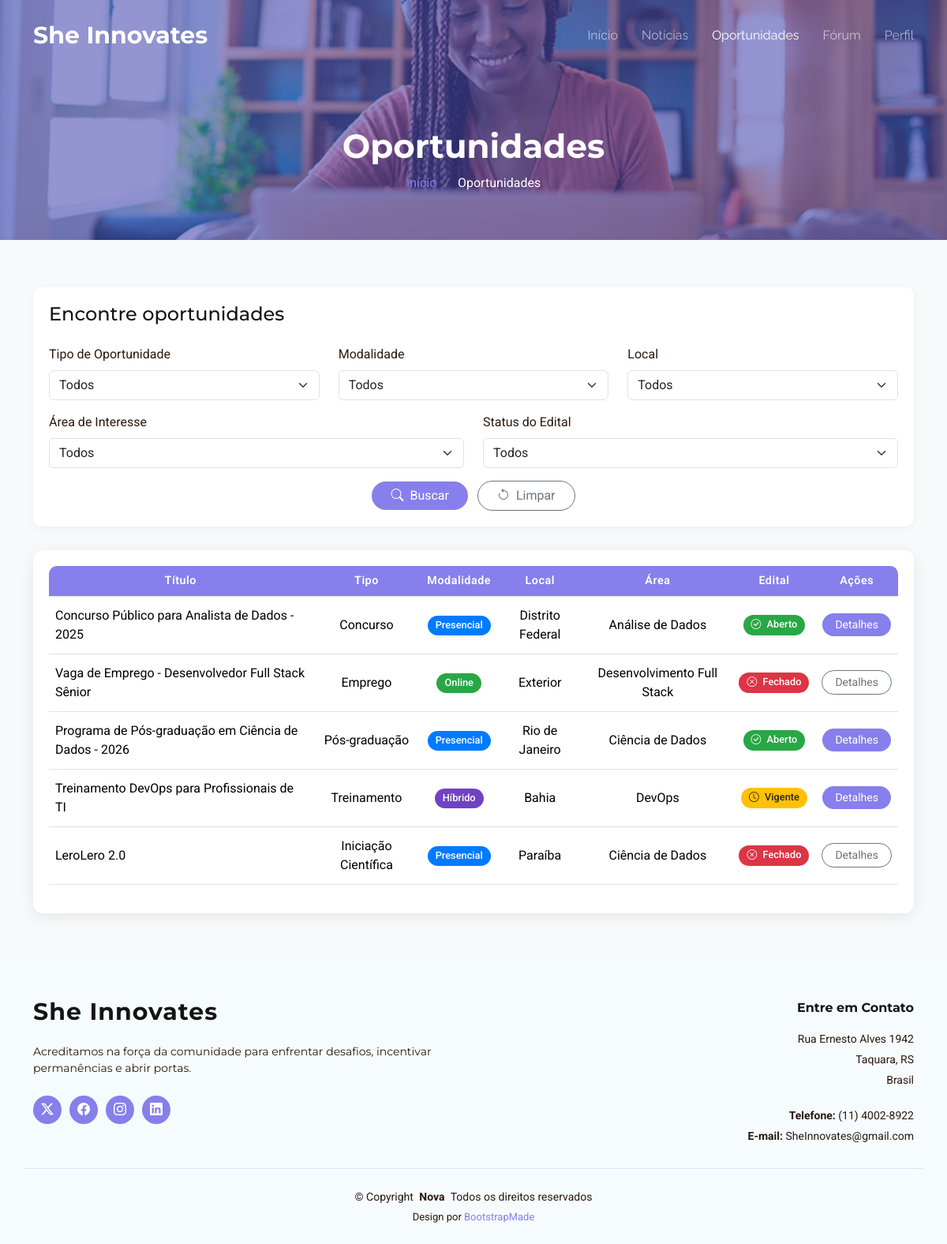
The page /Back-End-Projeto-Integrador/UserCadastrado/oportunidadesUserCad.php on the database its author committed.
### tables this page shows
CREATE TABLE `oportunidades` (
  `id_oportunidade` int NOT NULL,
  `titulo` varchar(60) NOT NULL,
  `tipo` varchar(50) NOT NULL,
  `modalidade` varchar(50) NOT NULL,
  `local` varchar(100) NOT NULL,
  `area` varchar(100) NOT NULL,
  `data_abertura` date NOT NULL,
  `data_fechamento` date NOT NULL,
  `link_detalhes` varchar(500) NOT NULL,
  `status_edital` varchar(50) NOT NULL
);

### Back-End-Projeto-Integrador/controleTabela/tabelaoportunidadesUserCad.php (the view)
<div class="table-responsive" data-aos="fade-up">
    <table class="table table-hover align-middle" id="opportunities-table">
        <thead>
            <tr class="text-center">
                <th style="border-top-left-radius: 10px;">Título</th>
                <th>Tipo</th>
                <th>Modalidade</th>
                <th>Local</th>
                <th>Área</th>
                <th>Edital</th>
                <th style="border-top-right-radius: 10px;">Ações</th>
            </tr>
        </thead>
        <tbody>
            <?php
            require("../Include/conexao.php");
            $sql = "SELECT * FROM oportunidades";
            $result = mysqli_query($con, $sql);
            if (mysqli_num_rows($result) > 0) {
                while ($oportunidade = mysqli_fetch_assoc($result)) {
                    $badgeClass = '';
                    if ($oportunidade['modalidade'] === 'Online') $badgeClass = 'badge-online';
                    else if ($oportunidade['modalidade'] === 'Presencial') $badgeClass = 'badge-presencial';
                    else if ($oportunidade['modalidade'] === 'Híbrido') $badgeClass = 'badge-hibrido';
                    $statusClass = '';
                    $statusIcon = '';
                    if ($oportunidade['status_edital'] === 'Aberto') {
                        $statusClass = 'badge-aberto';
                        $statusIcon = 'bi-check-circle';
                    } else if ($oportunidade['status_edital'] === 'Vigente') {
                        $statusClass = 'badge-vigente';
                        $statusIcon = 'bi-clock';
                    } else if ($oportunidade['status_edital'] === 'Fechado') {
                        $statusClass = 'badge-fechado';
                        $statusIcon = 'bi-x-circle';
                    }
                    $disabled = ($oportunidade['status_edital'] === 'Fechado') ? 'disabled' : '';
                    $btnClass = ($oportunidade['status_edital'] === 'Fechado') ? 'btn-outline-secondary' : 'btn-details';
                    echo "
                    <tr data-id=\"{$oportunidade['id_oportunidade']}\">
                        <td>{$oportunidade['titulo']}</td>
                        <td class=\"text-center\">{$oportunidade['tipo']}</td>
                        <td class=\"text-center\"><span class=\"badge {$badgeClass} rounded-pill\">{$oportunidade['modalidade']}</span></td>
                        <td class=\"text-center\">{$oportunidade['local']}</td>
                        <td class=\"text-center\">{$oportunidade['area']}</td>
                        <td class=\"text-center\">
                            <span class=\"badge {$statusClass} rounded-pill\">
                                <i class=\"bi {$statusIcon} me-1\"></i> {$oportunidade['status_edital']}
                            </span>
                        </td>
                        <td class=\"text-center\">
                            <div class=\"d-flex justify-content-center gap-2\">
                                <a href=\"{$oportunidade['link_detalhes']}\" class=\"btn btn-sm {$btnClass} rounded-pill px-3\" {$disabled}>Detalhes</a>
                            </div>
                        </td>
                    </tr>
                    ";
                }
            } else {
                echo "<tr><td colspan='7' class='text-center'>Nenhuma oportunidade encontrada.</td></tr>";
            }
            ?>
        </tbody>
    </table>
</div>

### assets/css/main.css (style rules this page uses)
:root { --default-font: "Roboto", system-ui, -apple-system, "Segoe UI", Roboto, "Helvetica Neue", Arial, "Noto Sans", "Liberation Sans", sans-serif, "Apple Color Emoji", "Segoe UI Emoji", "Segoe UI Symbol", "Noto Color Emoji"; --heading-font: "Montserrat", sans-serif; --nav-font: "Raleway", sans-serif; }
:root { --background-color: #ffffff; --default-color: #2b180d; --heading-color: #141414; --accent-color: #877feb; --surface-color: #ffffff; --contrast-color: #ffffff; }
:root { --nav-color: rgba(255, 255, 255, 0.6); --nav-hover-color: #ffffff; --nav-mobile-background-color: #ffffff; --nav-dropdown-background-color: #ffffff; --nav-dropdown-color: #212529; --nav-dropdown-hover-color: #56b8e6; }
:root { scroll-behavior: smooth; }
body { color: var(--default-color); background-color: var(--background-color); font-family: var(--default-font); }
a { color: var(--accent-color); text-decoration: none; transition: 0.3s; }
.table-responsive { background-color: white; border-radius: 10px; box-shadow: 0 2px 10px rgba(0,0,0,0.05); padding: 20px; }
.table th { background-color: #877feb; color: white; vertical-align: middle; }
.badge-online { background-color: #28a745; color: white; }
.badge-presencial { background-color: #007bff; color: white; }
.badge-hibrido { background-color: #6f42c1; color: white; }
.badge-aberto { background-color: #28a745; color: white; }
.badge-fechado { background-color: #dc3545; color: white; }
.badge-vigente { background-color: #ffc107; color: #212529; }
.btn-details { background-color: #877feb; color: white; border: none; transition: all 0.3s ease; }
.table th { font-weight: 600; letter-spacing: 0.5px; font-size: 0.9rem; }
.table td { vertical-align: middle; padding: 12px 8px; }
.badge { padding: 6px 10px; font-weight: 500; font-size: 0.8rem; }
.table-responsive { border-radius: 12px; overflow: hidden; box-shadow: 0 4px 20px rgba(0,0,0,0.08); }

### rows shown on the page
oportunidades: titulo "Concurso Público para Analista de Dados - 2025", tipo "Concurso", modalidade "Presencial", local "Distrito Federal", area "Análise de Dados", status_edital "Aberto"
oportunidades: titulo "Vaga de Emprego - Desenvolvedor Full Stack Sênior", tipo "Emprego", modalidade "Online", local "Exterior", area "Desenvolvimento Full Stack", status_edital "Fechado"
oportunidades: titulo "Programa de Pós-graduação em Ciência de Dados - 2026", tipo "Pós-graduação", modalidade "Presencial", local "Rio de Janeiro", area "Ciência de Dados", status_edital "Aberto"
oportunidades: titulo "Treinamento DevOps para Profissionais de TI", tipo "Treinamento", modalidade "Híbrido", local "Bahia", area "DevOps", status_edital "Vigente"
oportunidades: titulo "LeroLero 2.0", tipo "Iniciação Científica", modalidade "Presencial", local "Paraíba", area "Ciência de Dados", status_edital "Fechado"
